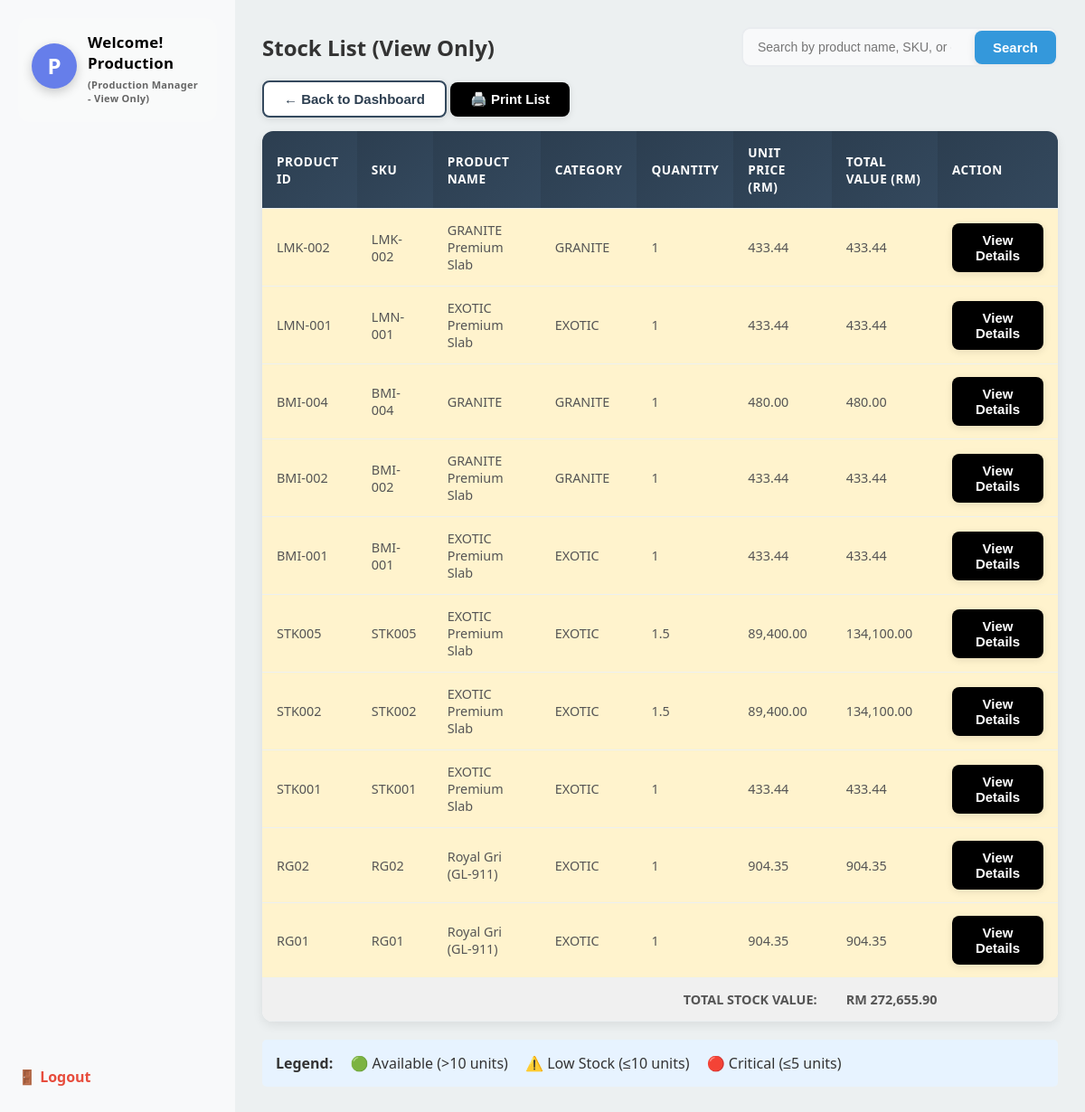
Page /productionManager/stock_list.php (signed in) on the committed database.
### tables this page shows
CREATE TABLE `stock` (
  `id` int(11) NOT NULL,
  `stock_id` varchar(10) NOT NULL,
  `description` varchar(300) NOT NULL,
  `type_id` int(11) NOT NULL,
  `length` double NOT NULL,
  `width` double NOT NULL,
  `quantity` double NOT NULL,
  `total_area` double NOT NULL,
  `cost_per_m2` double NOT NULL,
  `total_amount` double NOT NULL,
  `image` varchar(900) NOT NULL,
  `status` int(11) NOT NULL,
  `created_at` timestamp NOT NULL DEFAULT current_timestamp(),
  `updated_at` timestamp NOT NULL DEFAULT current_timestamp() ON UPDATE current_timestamp()
);

CREATE TABLE `marble_type` (
  `type_id` int(11) NOT NULL,
  `code` varchar(10) NOT NULL,
  `name` varchar(300) NOT NULL,
  `finish_type` varchar(300) NOT NULL
);

### include/php/productionManager/production_functions.php (called while the page is built, shortened)
<?php
function getAllStockItems($conn, $search = '') {
    if (!empty($search)) {
        $search = "%{$search}%";
        $sql = "SELECT s.*, st.name as type_name
                FROM stock s
                LEFT JOIN marble_type st ON s.type_id = st.type_id
                WHERE s.status = 1
                AND (s.stock_id LIKE ? OR s.description LIKE ?)
                ORDER BY s.id DESC";
        $stmt = $conn->prepare($sql);
        $stmt->bind_param("ss", $search, $search);
        $stmt->execute();
        return $stmt->get_result();
    } else {
        $sql = "SELECT s.*, st.name as type_name
                FROM stock s
                LEFT JOIN marble_type st ON s.type_id = st.type_id
                WHERE s.status = 1
                ORDER BY s.id DESC";
        return $conn->query($sql);
    }
}
function getAllProductsForProduction($conn, $search = '') {
    return getAllStockItems($conn, $search);
}
?>

### productionManager/stock_list.php (the view, shortened to what this page needs)
<?php
$link = "../include/";
include($link."container/head.php");
include($link."container/nav.php");
require($link . "php/config.php");
require_once($link . "php/productionManager/production_functions.php");
$search = isset($_GET['search']) ? trim($_GET['search']) : '';
$products = getAllProductsForProduction($conn, $search);
?>
<div class="main">
    <div>
        <div class="SContainer">
            <h2>Stock List (View Only)</h2>
            <form method="GET" class="search-box">
                <input
                    type="text"
                    name="search"
                    placeholder="Search by product name, SKU, or category..."
                    value="<?= htmlspecialchars($search); ?>"
                />
                <button type="submit" class="btn btn-primary">Search</button>
            </form>
        </div>
        <div style="margin: 15px 0;">
            <button class="btn btn-secondary" onclick="history.back()"">
                ← Back to Dashboard
            </button>
            <button class="btn btn-primary" onclick="window.print()">
                🖨️ Print List
            </button>
        </div>
        <table>
            <thead>
                <tr>
                    <th>Product ID</th>
                    <th>SKU</th>
                    <th>Product Name</th>
                    <th>Category</th>
                    <th>Quantity</th>
                    <th>Unit Price (RM)</th>
                    <th>Total Value (RM)</th>
                    <th>Action</th>
                </tr>
            </thead>
            <tbody>
                <?php if ($products->num_rows === 0): ?>
                    <tr>
                        <td colspan="9" style="text-align:center;">
                            <?= $search ? 'No products found matching your search' : 'No products available' ?>
                        </td>
                    </tr>
                <?php else: ?>
                    <?php
                    $total_value = 0;
                    while ($row = $products->fetch_assoc()):
                        $product_total = $row['quantity'] * $row['total_amount'];
                        $total_value += $product_total;
                        $is_low_stock = $row['quantity'] <= 10;
                    ?>
                        <tr style="<?= $is_low_stock ? 'background: #fff3cd;' : '' ?>">
                            <td><?= $row['stock_id']; ?></td>
                            <td><?= htmlspecialchars($row['stock_id']); ?></td>
                            <td><?= htmlspecialchars($row['description']); ?></td>
                            <td><?= htmlspecialchars($row['type_name']); ?></td>
                            <td>
                                <?= htmlspecialchars($row['quantity']); ?>
                            </td>
                            <td><?= number_format($row['total_amount'], 2); ?></td>
                            <td><?= number_format($product_total, 2); ?></td>
                            <td>
                                <button
                                    onclick="window.location.href='stock_detail.php?id=<?= $row['stock_id']; ?>'"
                                    class="btn btn-primary">
                                    View Details
                                </button>
                            </td>
                        </tr>
                    <?php endwhile; ?>
                    <tr style="background: #f0f0f0; font-weight: bold;">
                        <td colspan="6" style="text-align: right;">TOTAL STOCK VALUE:</td>
                        <td colspan="3">RM <?= number_format($total_value, 2); ?></td>
                    </tr>
                <?php endif; ?>
            </tbody>
        </table>
        <div style="margin-top: 20px; padding: 15px; background: #e7f3ff; border-radius: 5px;">
            <strong>Legend:</strong>
            <span style="margin-left: 15px;">🟢 Available (>10 units)</span>
            <span style="margin-left: 15px;">⚠️ Low Stock (≤10 units)</span>
            <span style="margin-left: 15px;">🔴 Critical (≤5 units)</span>
        </div>
    </div>
</div>
<?php
include($link."container/footer.php");
?>

### include/css/accountant.css (style rules this page uses)
* { margin: 0; padding: 0; box-sizing: border-box; }
body { margin: 0; font-family: 'Segoe UI', Tahoma, Geneva, Verdana, sans-serif; display: flex; height: 100vh; color: #333; background-color: #ecf0f1; overflow: hidden; }
.main { flex: 1; background-color: #ecf0f1; padding: 30px; overflow-y: auto; position: relative; }
table { width: 100%; border-collapse: collapse; background: #fff; border-radius: 12px; overflow: hidden; box-shadow: 0 4px 12px rgba(0, 0, 0, 0.08); }
th, td { padding: 14px 16px; border-bottom: 1px solid #ecf0f1; font-size: 0.9em; text-align: left; }
th { background: linear-gradient(135deg, #2c3e50 0%, #34495e 100%); color: #fff; font-weight: 600; text-transform: uppercase; letter-spacing: 0.5px; font-size: 0.85em; }
tr { transition: all 0.2s ease; }
tr:nth-child(even) { background-color: #f8f9fa; }
td { color: #555; }
.btn { padding: 10px 22px; border-radius: 8px; cursor: pointer; font-size: 15px; font-weight: 600; transition: all 0.3s ease; border: none; box-shadow: 0 2px 8px rgba(0, 0, 0, 0.1); position: relative; overflow: hidden; }
.btn::before { content: ''; position: absolute; top: 50%; left: 50%; width: 0; height: 0; border-radius: 50%; background: rgba(255, 255, 255, 0.3); transform: translate(-50%, -50%); transition: width 0.4s, height 0.4s; }
.btn-primary { background: #000; color: #fff; border-radius: 8px; }
.btn-secondary { background-color: white; color: #2c3e50; border: 2px solid #34495e; }
.search-box { display: flex; gap: 10px; align-items: center; }
.search-box input { padding: 10px 16px; border: 2px solid #ddd; border-radius: 8px; width: 240px; font-size: 14px; transition: all 0.3s ease; background: #fff; }
.search-box button { padding: 10px 20px; border: none; background: #3498db; color: #fff; border-radius: 8px; cursor: pointer; font-weight: 600; transition: all 0.3s ease; }
.SContainer { display: flex; justify-content: space-between; align-items: center; gap: 15px; }
.search-box { display: flex; align-items: center; background: #f8f9fa; border: 2px solid #e9ecef; border-radius: 10px; overflow: hidden; transition: all 0.3s ease; flex: 1; max-width: 350px; }
.search-box input { flex: 1; padding: 12px 16px; border: none; background: transparent; font-size: 14px; outline: none; }

### rows in the picture
stock: stock "LMK-002", description "GRANITE Premium Slab", type.name "GRANITE", quantity "1", total_amount "433.44"
stock: stock "LMN-001", description "EXOTIC Premium Slab", type.name "EXOTIC", quantity "1", total_amount "433.44"
stock: stock "BMI-004", description "GRANITE", type.name "GRANITE", quantity "1", total_amount "480.00", product_total "480.00"
stock: stock "BMI-002", description "GRANITE Premium Slab", type.name "GRANITE", quantity "1", total_amount "433.44"
stock: stock "BMI-001", description "EXOTIC Premium Slab", type.name "EXOTIC", quantity "1", total_amount "433.44"
stock: stock "STK005", description "EXOTIC Premium Slab", type.name "EXOTIC", quantity "1.5", total_amount "89,400.00", product_total "134,100.00"
stock: stock "STK002", description "EXOTIC Premium Slab", type.name "EXOTIC", quantity "1.5", total_amount "89,400.00", product_total "134,100.00"
stock: stock "STK001", description "EXOTIC Premium Slab", type.name "EXOTIC", quantity "1", total_amount "433.44"
stock: stock "RG02", description "Royal Gri (GL-911)", type.name "EXOTIC", quantity "1", total_amount "904.35"
stock: stock "RG01", description "Royal Gri (GL-911)", type.name "EXOTIC", quantity "1", total_amount "904.35"

### other values in the picture
substr($_SESSION['username'], 0, 1) "P"
$_SESSION['username'] "Production"
$total_value "272,655.90"
